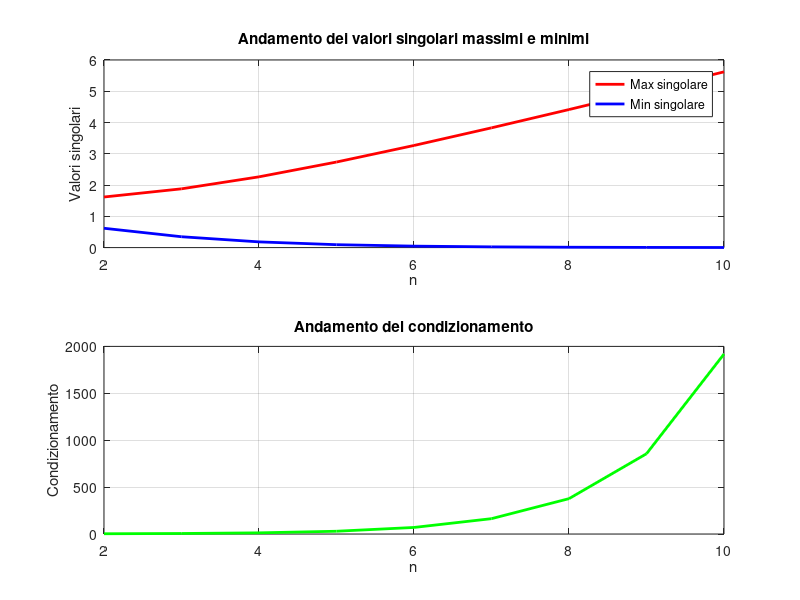

Source code (MATLAB):
% ES 2
clear
clc
disp("ES 2");

minN = 2;
maxN = 10;

numIter = maxN - minN + 1;
maxS_values = zeros(1, numIter);
minS_values = zeros(1, numIter);
condB_values = zeros(1, numIter);

for n = minN:maxN
    disp("n = " + n);

    B = zeros(n, n);
    for i = 1:n
        for j = 1:n
            if i < j
                B(i, j) = -1;
            elseif i == j
                B(i, j) = 1;
            end
        end
    end

    disp("B = ");
    disp(B);
    
        % PARTE 1
    [U, S, V] = svd(B);
    sValues = diag(S);
    disp("S = ");
    disp(sValues);
    
        % PARTE 2
    maxS = max(sValues);
    minS = min(sValues);
    condB = maxS / minS;
    
    disp("Valore singolare massimo = " + maxS);
    disp("Valore singolare minimo = " + minS);
    disp("Condizionamento in norma 2 = " + condB);
    disp('');
    
    index = n - minN + 1;
    maxS_values(index) = maxS;
    minS_values(index) = minS;
    condB_values(index) = condB;

        % PARTE 3
    B(n, 1) = B(n, 1) + -2^(2 - n);
    aVal = eig(B);
    disp("Autovalori = ");
    disp(aVal);

    fprintf("\n\n");
end


figure;

% Valori singolari massimi e minimi
subplot(2,1,1);
plot(minN:maxN, maxS_values, 'r-', 'LineWidth', 2);
hold on;
plot(minN:maxN, minS_values, 'b-', 'LineWidth', 2);
xlabel('n');
ylabel('Valori singolari');
title('Andamento dei valori singolari massimi e minimi');
legend('Max singolare', 'Min singolare');
grid on;

% Condizionamento
subplot(2,1,2);
plot(minN:maxN, condB_values, 'g-', 'LineWidth', 2);
xlabel('n');
ylabel('Condizionamento');
title('Andamento del condizionamento');
grid on;
